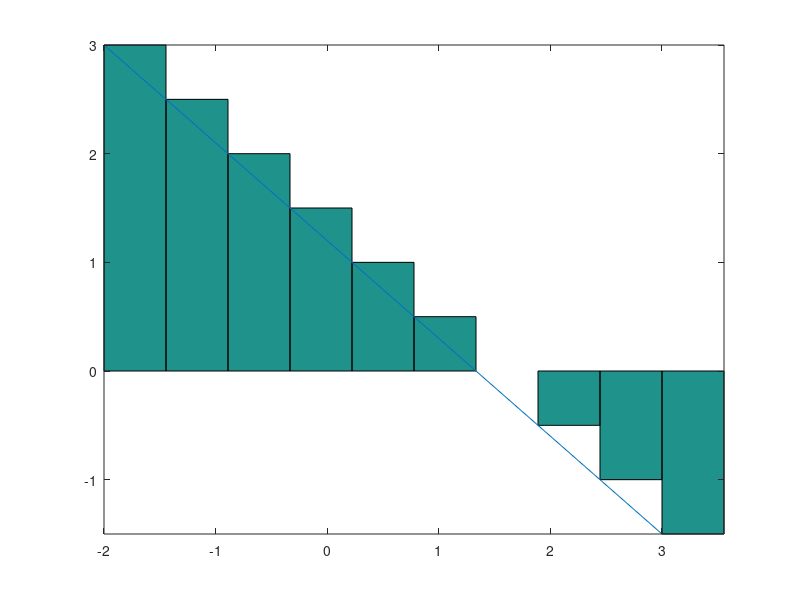

Recreate this plot in MATLAB.
% Octave Script
% Title	        :Sumas de Rieman
% Correo        :orlandourbanotrejo@gmail.com
% Description	:Grafique mediante sumas de riemman 
%                el area bajo la curva de la funcion f(x)= -x+1 en un intervalo cerrado de [-2, 3].
% Date		    :01_05_2021
% Version	    :1
% Usage		    :octave>path/EjercicioNumero1
%		        :Requiere aplicacion octave, usar linea de comandos
%		        :https://octaveintro.readthedocs.io/en/latest/index.html

%limpia la pantalla y las variables.
clc, clear
areatotal=0;
%define los intervalos y el numero de rectangulos.
a = -2;
b = 3;
n = 10;
%determina la longitud de la base o el incremento 
%de x.
base = (b-a)/n;
%definicion de la funcion.
x = a:base:(b-base);
%y esta representada por la variable altura
altura=-x+1;
%calcula el valor de cada uno de los rectangulos.
area = base*altura;
%En teoria el valor de la sumatoria deberia estar
%reflejada   en  este  acumulador sin embargo  no 
%entiendo por que :c
areatotal += area;
%imprime los valores obtenidos.
printf('\n area por rectangulo : %d \n', double(areatotal));



%estable    la    linea   que   forma  la funcion
x2 = linspace(-2,3, 10);
y2 = -x + 1;
%inicio del  intervalo, fin del intervalo, numero 
%de rectangulos.
xa = linspace(-2,3,10);
yab = -x + 1;

%dibuja una  grafica de barras una a lado de otra 
%sin espacios
g = bar(xa,yab,'histc');

%permite continuar  graficando  despues de que ya 
%exista un grafica trazada
hold on

%Grafica la funcion
plot(x2,y2);

%ajusta la grafica a los datos.
axis tight

